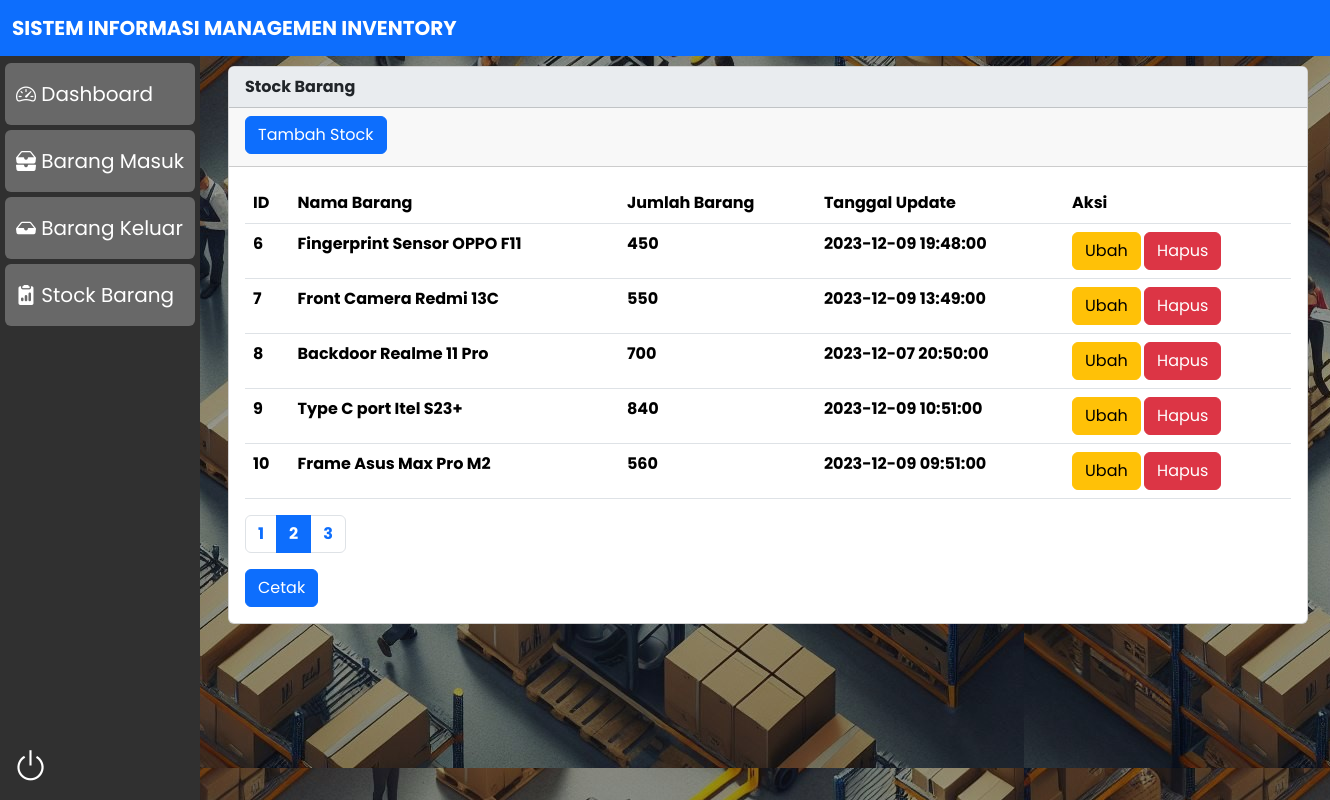
The app's page /pages/stockbarang.php?page=2 (signed in) with its own data.
### tables this page shows
CREATE TABLE `stockbarang` (
  `id` int(11) NOT NULL,
  `nama_barang` varchar(100) NOT NULL,
  `jumlah` int(11) NOT NULL,
  `tanggalupdate` datetime NOT NULL
);

### pages/stockbarang.php (the view, shortened to what this page needs)
<?php
require '../system/functions.php';
?>
<!DOCTYPE html>
<html lang="en">
<head>
  <link rel="stylesheet" href="styles.css">
  <link href="https://cdn.jsdelivr.net/npm/bootstrap@5.3.2/dist/css/bootstrap.min.css" rel="stylesheet"
>
  <link rel="stylesheet" href="https://cdn.jsdelivr.net/npm/bootstrap-icons@1.11.2/font/bootstrap-icons.min.css">
</head>
<body id="bgstock">
  <div class="container pb-3"></div>
  <nav class="navbar bg-primary fixed-top" data-bs-theme="dark">
    <div class="container-fluid">
      <a class="navbar-brand" href="#">SISTEM INFORMASI MANAGEMEN INVENTORY</a>
    </div>
  </nav>
  <div class="sidenav">
    <a id="menu" class="btn" href="dashboard.php"><i class="bi bi-speedometer2"></i> Dashboard</a>
    <a id="menu" class="btn" href="barangmasuk.php"><i class="bi bi-inboxes-fill"></i> Barang Masuk</a>
    <a id="menu" class="btn" href="barangkeluar.php"><i class="bi bi-inbox-fill"></i> Barang Keluar</a>
    <a id="menu" class="btn" href="#"><i class="bi bi-clipboard2-data-fill"></i></i> Stock Barang</a>
    <a class="btn" role="button" id="logout" href="../system/logout.php"><i class="bi bi-power"
        style="font-size: 35px;"></i></a>
  </div>
  <div class="container ps-5" id="jarak">
    <div class="card">
      <div class="card-header bg-body-secondary">
        Stock Barang
      </div>
      <div class="card-header">
        <button class="btn btn-primary mb-1" type="button" data-bs-toggle="collapse" data-bs-target="#collapseExample"
          aria-expanded="false" aria-controls="collapseExample">
          Tambah Stock
        </button>
      </div>
      <div class="card-body">
        <?php
        $per_page = 5;
        $page = isset($_GET['page']) ? (int) $_GET['page'] : 1;
        $start = ($page - 1) * $per_page;
        $sql2 = "SELECT * FROM stockbarang ORDER BY id ASC LIMIT $start, $per_page";
        $q2 = mysqli_query($conn, $sql2);
        $total_rows = mysqli_num_rows(mysqli_query($conn, "SELECT * FROM stockbarang"));
        $total_pages = ceil($total_rows / $per_page);
        $true_urut = ($page - 1) * $per_page + 1;
        ?>
        <table class="table">
          <thead>
            <tr>
              <th scope="col">ID</th>
              <th scope="col">Nama Barang</th>
              <th scope="col">Jumlah Barang</th>
              <th scope="col">Tanggal Update</th>
              <th scope="col">Aksi</th>
            </tr>
          </thead>
          <tbody>
            <?php
            while ($r2 = mysqli_fetch_array($q2)) {
              $id = $r2['id'];
              $nama_barang = $r2['nama_barang'];
              $jumlah = $r2['jumlah'];
              $tanggalupdate = $r2['tanggalupdate'];
              ?>
              <tr>
                <th scope="row">
                  <?php echo $true_urut++; ?>
                </th>
                <td scope="row">
                  <?php echo $nama_barang; ?>
                </td>
                <td scope="row">
                  <?php echo $jumlah; ?>
                </td>
                <td scope="row">
                  <?php echo $tanggalupdate; ?>
                </td>
                <td scope="row">
                  <a href="stockbarang.php?op=edit&id=<?php echo $id; ?>"><button type="button"
                      class="btn btn-warning">Ubah</button></a>
                  <a href="stockbarang.php?op=delete&id<?php echo $id; ?>"
                    onclick="return confirm('Yakin mau hapus data?')">
                    <button type="button" class="btn btn-danger">Hapus</button>
                  </a>
                </td>
              </tr>
              <?php
            }
            ?>
          </tbody>
        </table>
        <nav aria-label="Page navigation">
          <ul class="pagination">
            <?php for ($i = 1; $i <= $total_pages; $i++): ?>
              <li class="page-item <?php echo ($i == $page) ? 'active' : ''; ?>">
                <a class="page-link" href="?page=<?php echo $i; ?>">
                  <?php echo $i; ?>
                </a>
              </li>
            <?php endfor; ?>
          </ul>
          <a class="btn btn-primary" href='../export_pdf.php?page=<?php echo $page; ?>' target="_blank">Cetak</a>
        </nav>
      </div>
    </div>
</body>
</html>

### pages/styles.css (style rules this page uses)
* { margin: 0; padding: 0; box-sizing: border-box; font-family: 'Poppins', sans-serif; font-weight: bold; }
#bgstock { background-image: url(../images/bgstock.jpg); }
.sidenav { height: 100%; width: 200px; position: fixed; z-index: 1; top: 0; left: 0; background-color: #303030; overflow-x: hidden; padding-top: 58px; }
.sidenav a#menu { text-align: left; padding: 15px 6px 15px 10px; margin: 5px; text-decoration: none; font-size: 20px; color: #ffffff; display: block; background-color: #686868; }
.sidenav a#logout { color: #ffffff; position: absolute; bottom: 0; }
#jarak { width: 100%; padding-top: 50px; margin-left: 180px; }

### records on screen
stockbarang: nama_barang "Fingerprint Sensor OPPO F11", jumlah "450", tanggalupdate "2023-12-09 19:48:00"
stockbarang: nama_barang "Front Camera Redmi 13C", jumlah "550", tanggalupdate "2023-12-09 13:49:00"
stockbarang: nama_barang "Backdoor Realme 11 Pro", jumlah "700", tanggalupdate "2023-12-07 20:50:00"
stockbarang: nama_barang "Type C port Itel S23+", jumlah "840", tanggalupdate "2023-12-09 10:51:00"
stockbarang: nama_barang "Frame Asus Max Pro M2", jumlah "560", tanggalupdate "2023-12-09 09:51:00"
